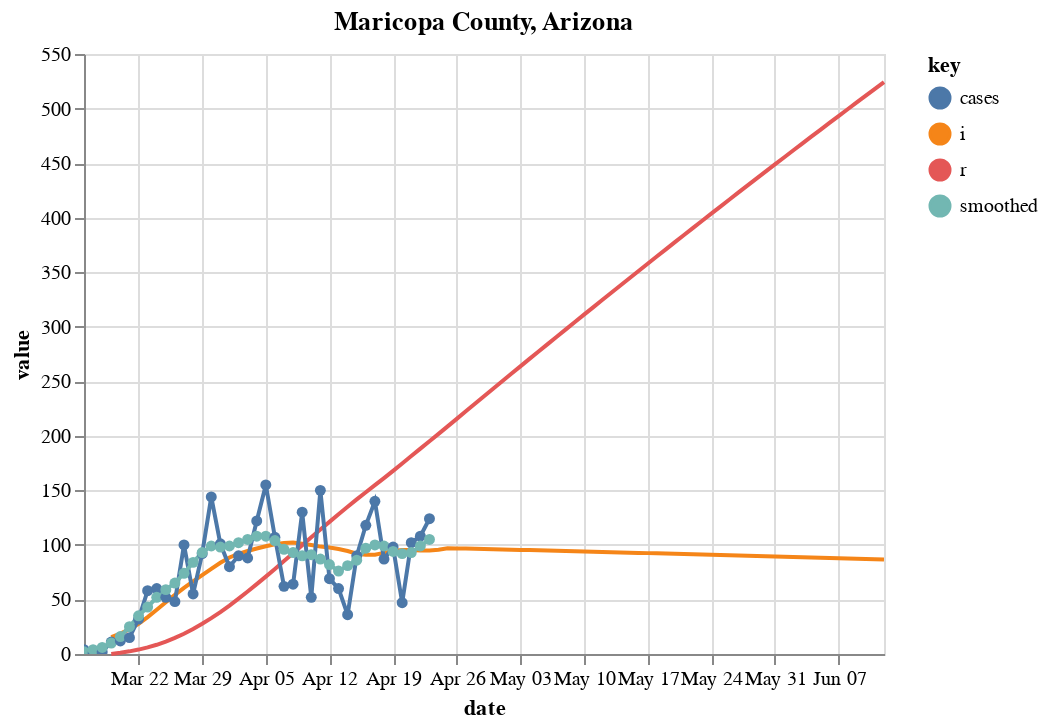

Notebook source saved alongside this figure:
### Markdown cell above
# Maricopa

### Code cell
fm = "prd_ets"
c = [county_state("Maricopa", "Arizona")]
sir_df = county_sir(c, horizon=50, forecast_method=fm, fudge_factor=1.4)

# Plot forecast
fig, axes = plt.subplots(nrows=1, ncols=1, figsize=(1200/72,400/72))
fig.set_facecolor('w')
plot_rt_fc(sir_df, axes, c, forecast_method=fm)
plot_actuals_sir(sir_df, str(c[0].county + " County, " + c[0].state))

### Figure 1 — Vega-Lite specification as saved in the notebook (floating-point values rounded to 4 significant figures)
{"config": {"view": {"continuousWidth": 400, "continuousHeight": 300}}, "layer": [{"mark": "line", "encoding": {"color": {"type": "nominal", "field": "key"}, "x": {"type": "temporal", "field": "date"}, "y": {"type": "quantitative", "field": "value"}}, "title": "Maricopa County, Arizona", "transform": [{"fold": ["i", "r"]}]}, {"mark": {"type": "line", "clip": true, "point": true}, "encoding": {"color": {"type": "nominal", "field": "key"}, "x": {"type": "temporal", "field": "date"}, "y": {"type": "quantitative", "field": "value"}}, "title": "Maricopa County, Arizona", "transform": [{"fold": ["cases", "smoothed"]}]}], "data": {"name": "data-26f1e2b750a454ef590bcda5761712a9"}, "$schema": "https://vega.github.io/schema/vega-lite/v4.8.1.json", "datasets": {"data-26f1e2b750a454ef590bcda5761712a9": [{"date_str": "2020-03-16", "ML": 3.0, "Low_75": 1.3, "High_75": 5.44, "cases": 4.0, "smoothed": 2.0, "date": "2020-03-16T00:00:00", "fcst": 0.0, "prd_lin": 3.1, "prd_spln": 34.51, "prd_ets": null, "prd_loess": 5.432, "s": null, "i": null, "r": null, "b": null}, {"date_str": "2020-03-17", "ML": 3.59, "Low_75": 1.78, "High_75": 5.85, "cases": 1.0, "smoothed": 4.0, "date": "2020-03-17T00:00:00", "fcst": 0.0, "prd_lin": 3.028, "prd_spln": 16.63, "prd_ets": null, "prd_loess": 5.089, "s": null, "i": null, "r": null, "b": null}, {"date_str": "2020-03-18", "ML": 3.67, "Low_75": 2.03, "High_75": 5.46, "cases": 2.0, "smoothed": 6.0, "date": "2020-03-18T00:00:00", "fcst": 0.0, "prd_lin": 2.956, "prd_spln": 10.71, "prd_ets": null, "prd_loess": 4.76, "s": null, "i": null, "r": null, "b": null}, {"date_str": "2020-03-19", "ML": 3.98, "Low_75": 2.45, "High_75": 5.42, "cases": 11.0, "smoothed": 10.0, "date": "2020-03-19T00:00:00", "fcst": 0.0, "prd_lin": 2.884, "prd_spln": 7.756, "prd_ets": null, "prd_loess": 4.443, "s": 4485000.0, "i": 15.4, "r": 0.0, "b": 6.338e-08}, {"date_str": "2020-03-20", "ML": 4.1, "Low_75": 2.81, "High_75": 5.26, "cases": 12.0, "smoothed": 16.0, "date": "2020-03-20T00:00:00", "fcst": 0.0, "prd_lin": 2.812, "prd_spln": 5.989, "prd_ets": null, "prd_loess": 4.14, "s": 4485000.0, "i": 18.68, "r": 1.1, "b": 6.338e-08}, {"date_str": "2020-03-21", "ML": 4.11, "Low_75": 3.07, "High_75": 5.06, "cases": 15.0, "smoothed": 25.0, "date": "2020-03-21T00:00:00", "fcst": 0.0, "prd_lin": 2.74, "prd_spln": 4.813, "prd_ets": 4.091, "prd_loess": 3.85, "s": 4485000.0, "i": 22.65, "r": 2.434, "b": 6.529e-08}, {"date_str": "2020-03-22", "ML": 3.82, "Low_75": 2.94, "High_75": 4.58, "cases": 32.0, "smoothed": 35.0, "date": "2020-03-22T00:00:00", "fcst": 0.0, "prd_lin": 2.668, "prd_spln": 3.978, "prd_ets": 3.67, "prd_loess": 3.572, "s": 4485000.0, "i": 27.67, "r": 4.052, "b": 6.545e-08}, {"date_str": "2020-03-23", "ML": 3.34, "Low_75": 2.6, "High_75": 4.0, "cases": 58.0, "smoothed": 43.0, "date": "2020-03-23T00:00:00", "fcst": 0.0, "prd_lin": 2.596, "prd_spln": 3.361, "prd_ets": 3.436, "prd_loess": 3.308, "s": 4485000.0, "i": 33.82, "r": 6.029, "b": 6.083e-08}, {"date_str": "2020-03-24", "ML": 3.01, "Low_75": 2.31, "High_75": 3.56, "cases": 60.0, "smoothed": 52.0, "date": "2020-03-24T00:00:00", "fcst": 0.0, "prd_lin": 2.524, "prd_spln": 2.895, "prd_ets": 3.006, "prd_loess": 3.057, "s": 4485000.0, "i": 40.63, "r": 8.444, "b": 5.319e-08}, {"date_str": "2020-03-25", "ML": 2.65, "Low_75": 2.03, "High_75": 3.17, "cases": 52.0, "smoothed": 59.0, "date": "2020-03-25T00:00:00", "fcst": 0.0, "prd_lin": 2.452, "prd_spln": 2.533, "prd_ets": 2.718, "prd_loess": 2.819, "s": 4485000.0, "i": 47.42, "r": 11.35, "b": 4.793e-08}, {"date_str": "2020-03-26", "ML": 2.36, "Low_75": 1.77, "High_75": 2.84, "cases": 48.0, "smoothed": 65.0, "date": "2020-03-26T00:00:00", "fcst": 0.0, "prd_lin": 2.38, "prd_spln": 2.248, "prd_ets": 2.395, "prd_loess": 2.595, "s": 4485000.0, "i": 54.23, "r": 14.73, "b": 4.22e-08}, {"date_str": "2020-03-27", "ML": 2.22, "Low_75": 1.65, "High_75": 2.67, "cases": 100.0, "smoothed": 74.0, "date": "2020-03-27T00:00:00", "fcst": 0.0, "prd_lin": 2.308, "prd_spln": 2.019, "prd_ets": 2.138, "prd_loess": 2.383, "s": 4485000.0, "i": 60.62, "r": 18.61, "b": 3.758e-08}, {"date_str": "2020-03-28", "ML": 2.12, "Low_75": 1.59, "High_75": 2.56, "cases": 55.0, "smoothed": 84.0, "date": "2020-03-28T00:00:00", "fcst": 0.0, "prd_lin": 2.236, "prd_spln": 1.834, "prd_ets": 2.026, "prd_loess": 2.184, "s": 4485000.0, "i": 66.51, "r": 22.94, "b": 3.535e-08}, {"date_str": "2020-03-29", "ML": 1.99, "Low_75": 1.5, "High_75": 2.43, "cases": 92.0, "smoothed": 93.0, "date": "2020-03-29T00:00:00", "fcst": 0.0, "prd_lin": 2.164, "prd_spln": 1.682, "prd_ets": 1.951, "prd_loess": 1.998, "s": 4485000.0, "i": 72.3, "r": 27.69, "b": 3.376e-08}, {"date_str": "2020-03-30", "ML": 1.81, "Low_75": 1.35, "High_75": 2.25, "cases": 144.0, "smoothed": 99.0, "date": "2020-03-30T00:00:00", "fcst": 0.0, "prd_lin": 2.092, "prd_spln": 1.556, "prd_ets": 1.842, "prd_loess": 1.826, "s": 4485000.0, "i": 78.09, "r": 32.85, "b": 3.169e-08}, {"date_str": "2020-03-31", "ML": 1.54, "Low_75": 1.04, "High_75": 1.93, "cases": 101.0, "smoothed": 98.0, "date": "2020-03-31T00:00:00", "fcst": 0.0, "prd_lin": 2.02, "prd_spln": 1.452, "prd_ets": 1.681, "prd_loess": 1.666, "s": 4485000.0, "i": 83.61, "r": 38.43, "b": 2.882e-08}, {"date_str": "2020-04-01", "ML": 1.39, "Low_75": 0.94, "High_75": 1.82, "cases": 80.0, "smoothed": 99.0, "date": "2020-04-01T00:00:00", "fcst": 0.0, "prd_lin": 1.948, "prd_spln": 1.365, "prd_ets": 1.428, "prd_loess": 1.521, "s": 4485000.0, "i": 88.45, "r": 44.4, "b": 2.452e-08}, {"date_str": "2020-04-02", "ML": 1.34, "Low_75": 0.86, "High_75": 1.74, "cases": 90.0, "smoothed": 102.0, "date": "2020-04-02T00:00:00", "fcst": 0.0, "prd_lin": 1.876, "prd_spln": 1.293, "prd_ets": 1.292, "prd_loess": 1.388, "s": 4485000.0, "i": 91.86, "r": 50.72, "b": 2.214e-08}, {"date_str": "2020-04-03", "ML": 1.29, "Low_75": 0.8, "High_75": 1.68, "cases": 88.0, "smoothed": 105.0, "date": "2020-04-03T00:00:00", "fcst": 0.0, "prd_lin": 1.804, "prd_spln": 1.232, "prd_ets": 1.255, "prd_loess": 1.27, "s": 4485000.0, "i": 94.42, "r": 57.28, "b": 2.134e-08}, {"date_str": "2020-04-04", "ML": 1.26, "Low_75": 0.79, "High_75": 1.66, "cases": 122.0, "smoothed": 108.0, "date": "2020-04-04T00:00:00", "fcst": 0.0, "prd_lin": 1.732, "prd_spln": 1.181, "prd_ets": 1.215, "prd_loess": 1.166, "s": 4485000.0, "i": 96.71, "r": 64.02, "b": 2.054e-08}, {"date_str": "2020-04-05", "ML": 1.18, "Low_75": 0.69, "High_75": 1.56, "cases": 155.0, "smoothed": 108.0, "date": "2020-04-05T00:00:00", "fcst": 0.0, "prd_lin": 1.66, "prd_spln": 1.14, "prd_ets": 1.195, "prd_loess": 1.077, "s": 4485000.0, "i": 98.71, "r": 70.93, "b": 2.007e-08}, {"date_str": "2020-04-06", "ML": 1.04, "Low_75": 0.56, "High_75": 1.43, "cases": 107.0, "smoothed": 104.0, "date": "2020-04-06T00:00:00", "fcst": 0.0, "prd_lin": 1.588, "prd_spln": 1.105, "prd_ets": 1.123, "prd_loess": 1.003, "s": 4485000.0, "i": 100.5, "r": 77.98, "b": 1.879e-08}, {"date_str": "2020-04-07", "ML": 0.86, "Low_75": 0.38, "High_75": 1.25, "cases": 62.0, "smoothed": 96.0, "date": "2020-04-07T00:00:00", "fcst": 0.0, "prd_lin": 1.516, "prd_spln": 1.077, "prd_ets": 0.9907, "prd_loess": 0.9442, "s": 4485000.0, "i": 101.8, "r": 85.16, "b": 1.656e-08}, {"date_str": "2020-04-08", "ML": 0.83, "Low_75": 0.35, "High_75": 1.23, "cases": 64.0, "smoothed": 93.0, "date": "2020-04-08T00:00:00", "fcst": 0.0, "prd_lin": 1.444, "prd_spln": 1.054, "prd_ets": 0.8171, "prd_loess": 0.8946, "s": 4485000.0, "i": 102.1, "r": 92.44, "b": 1.37e-08}, {"date_str": "2020-04-09", "ML": 0.8, "Low_75": 0.31, "High_75": 1.2, "cases": 130.0, "smoothed": 90.0, "date": "2020-04-09T00:00:00", "fcst": 0.0, "prd_lin": 1.372, "prd_spln": 1.036, "prd_ets": 0.7923, "prd_loess": 0.8533, "s": 4485000.0, "i": 101.1, "r": 99.73, "b": 1.322e-08}, {"date_str": "2020-04-10", "ML": 0.87, "Low_75": 0.36, "High_75": 1.27, "cases": 52.0, "smoothed": 91.0, "date": "2020-04-10T00:00:00", "fcst": 0.0, "prd_lin": 1.3, "prd_spln": 1.022, "prd_ets": 0.7672, "prd_loess": 0.8214, "s": 4485000.0, "i": 99.88, "r": 107.0, "b": 1.274e-08}, {"date_str": "2020-04-11", "ML": 0.81, "Low_75": 0.33, "High_75": 1.23, "cases": 150.0, "smoothed": 87.0, "date": "2020-04-11T00:00:00", "fcst": 0.0, "prd_lin": 1.228, "prd_spln": 1.01, "prd_ets": 0.8412, "prd_loess": 0.7993, "s": 4485000.0, "i": 98.45, "r": 114.1, "b": 1.386e-08}, {"date_str": "2020-04-12", "ML": 0.73, "Low_75": 0.26, "High_75": 1.15, "cases": 69.0, "smoothed": 82.0, "date": "2020-04-12T00:00:00", "fcst": 0.0, "prd_lin": 1.156, "prd_spln": 1.001, "prd_ets": 0.7851, "prd_loess": 0.7875, "s": 4485000.0, "i": 97.54, "r": 121.1, "b": 1.29e-08}, {"date_str": "2020-04-13", "ML": 0.64, "Low_75": 0.17, "High_75": 1.04, "cases": 60.0, "smoothed": 76.0, "date": "2020-04-13T00:00:00", "fcst": 0.0, "prd_lin": 1.084, "prd_spln": 0.9936, "prd_ets": 0.7083, "prd_loess": 0.7862, "s": 4485000.0, "i": 96.21, "r": 128.1, "b": 1.163e-08}, {"date_str": "2020-04-14", "ML": 0.85, "Low_75": 0.33, "High_75": 1.27, "cases": 36.0, "smoothed": 81.0, "date": "2020-04-14T00:00:00", "fcst": 0.0, "prd_lin": 1.012, "prd_spln": 0.988, "prd_ets": 0.6211, "prd_loess": 0.7957, "s": 4485000.0, "i": 94.36, "r": 135.0, "b": 1.019e-08}, {"date_str": "2020-04-15", "ML": 1.01, "Low_75": 0.51, "High_75": 1.46, "cases": 90.0, "smoothed": 86.0, "date": "2020-04-15T00:00:00", "fcst": 0.0, "prd_lin": 0.9403, "prd_spln": 0.9838, "prd_ets": 0.833, "prd_loess": 0.816, "s": 4485000.0, "i": 91.93, "r": 141.7, "b": 1.354e-08}, {"date_str": "2020-04-16", "ML": 1.26, "Low_75": 0.74, "High_75": 1.68, "cases": 118.0, "smoothed": 97.0, "date": "2020-04-16T00:00:00", "fcst": 0.0, "prd_lin": 0.8683, "prd_spln": 0.9805, "prd_ets": 0.9953, "prd_loess": 0.8474, "s": 4485000.0, "i": 90.95, "r": 148.3, "b": 1.608e-08}, {"date_str": "2020-04-17", "ML": 1.25, "Low_75": 0.76, "High_75": 1.67, "cases": 140.0, "smoothed": 100.0, "date": "2020-04-17T00:00:00", "fcst": 0.0, "prd_lin": 0.7963, "prd_spln": 0.9781, "prd_ets": 1.247, "prd_loess": 0.8899, "s": 4485000.0, "i": 91.01, "r": 154.8, "b": 2.007e-08}, {"date_str": "2020-04-18", "ML": 1.15, "Low_75": 0.65, "High_75": 1.55, "cases": 87.0, "smoothed": 99.0, "date": "2020-04-18T00:00:00", "fcst": 0.0, "prd_lin": 0.7244, "prd_spln": 0.9764, "prd_ets": 1.239, "prd_loess": 0.9435, "s": 4485000.0, "i": 92.7, "r": 161.3, "b": 1.991e-08}, {"date_str": "2020-04-19", "ML": 0.99, "Low_75": 0.48, "High_75": 1.38, "cases": 98.0, "smoothed": 94.0, "date": "2020-04-19T00:00:00", "fcst": 0.0, "prd_lin": 0.6524, "prd_spln": 0.9752, "prd_ets": 1.141, "prd_loess": 1.008, "s": 4485000.0, "i": 94.36, "r": 167.9, "b": 1.831e-08}, {"date_str": "2020-04-20", "ML": 0.95, "Low_75": 0.46, "High_75": 1.36, "cases": 47.0, "smoothed": 92.0, "date": "2020-04-20T00:00:00", "fcst": 0.0, "prd_lin": 0.5804, "prd_spln": 0.9743, "prd_ets": 0.9819, "prd_loess": 1.084, "s": 4485000.0, "i": 95.37, "r": 174.6, "b": 1.577e-08}, {"date_str": "2020-04-21", "ML": 0.98, "Low_75": 0.47, "High_75": 1.38, "cases": 102.0, "smoothed": 93.0, "date": "2020-04-21T00:00:00", "fcst": 0.0, "prd_lin": 0.5084, "prd_spln": 0.9737, "prd_ets": 0.9428, "prd_loess": 1.171, "s": 4485000.0, "i": 95.3, "r": 181.4, "b": 1.513e-08}, {"date_str": "2020-04-22", "ML": 1.11, "Low_75": 0.61, "High_75": 1.52, "cases": 108.0, "smoothed": 99.0, "date": "2020-04-22T00:00:00", "fcst": 0.0, "prd_lin": 0.4365, "prd_spln": 0.9733, "prd_ets": 0.9736, "prd_loess": 1.268, "s": 4485000.0, "i": 94.96, "r": 188.2, "b": 1.561e-08}, {"date_str": "2020-04-23", "ML": 1.21, "Low_75": 0.7, "High_75": 1.6, "cases": 124.0, "smoothed": 105.0, "date": "2020-04-23T00:00:00", "fcst": 0.0, "prd_lin": 0.2096, "prd_spln": 0.9729, "prd_ets": 1.104, "prd_loess": 1.377, "s": 4485000.0, "i": 94.83, "r": 195.0, "b": 1.768e-08}, {"date_str": "2020-04-24", "ML": null, "Low_75": null, "High_75": null, "cases": null, "smoothed": null, "date": "2020-04-24T00:00:00", "fcst": 1.0, "prd_lin": 0.1915, "prd_spln": 0.9726, "prd_ets": 1.205, "prd_loess": 1.497, "s": 4485000.0, "i": 95.57, "r": 201.8, "b": 1.927e-08}, {"date_str": "2020-04-25", "ML": null, "Low_75": null, "High_75": null, "cases": null, "smoothed": null, "date": "2020-04-25T00:00:00", "fcst": 1.0, "prd_lin": 0.1735, "prd_spln": 0.9722, "prd_ets": 1.201, "prd_loess": 1.627, "s": 4485000.0, "i": 97.0, "r": 208.6, "b": 1.549e-08}, {"date_str": "2020-04-26", "ML": null, "Low_75": null, "High_75": null, "cases": null, "smoothed": null, "date": "2020-04-26T00:00:00", "fcst": 1.0, "prd_lin": 0.1557, "prd_spln": 0.9719, "prd_ets": 1.197, "prd_loess": 1.769, "s": 4485000.0, "i": 96.81, "r": 215.6, "b": 1.548e-08}, {"date_str": "2020-04-27", "ML": null, "Low_75": null, "High_75": null, "cases": null, "smoothed": null, "date": "2020-04-27T00:00:00", "fcst": 1.0, "prd_lin": 0.1381, "prd_spln": 0.9716, "prd_ets": 1.194, "prd_loess": 1.922, "s": 4485000.0, "i": 96.62, "r": 222.5, "b": 1.548e-08}, {"date_str": "2020-04-28", "ML": null, "Low_75": null, "High_75": null, "cases": null, "smoothed": null, "date": "2020-04-28T00:00:00", "fcst": 1.0, "prd_lin": 0.121, "prd_spln": 0.9713, "prd_ets": 1.191, "prd_loess": 2.086, "s": 4485000.0, "i": 96.43, "r": 229.4, "b": 1.547e-08}, {"date_str": "2020-04-29", "ML": null, "Low_75": null, "High_75": null, "cases": null, "smoothed": null, "date": "2020-04-29T00:00:00", "fcst": 1.0, "prd_lin": 0.1043, "prd_spln": 0.971, "prd_ets": 1.189, "prd_loess": 2.261, "s": 4485000.0, "i": 96.23, "r": 236.3, "b": 1.547e-08}, {"date_str": "2020-04-30", "ML": null, "Low_75": null, "High_75": null, "cases": null, "smoothed": null, "date": "2020-04-30T00:00:00", "fcst": 1.0, "prd_lin": 0.08828, "prd_spln": 0.9707, "prd_ets": 1.187, "prd_loess": 2.447, "s": 4485000.0, "i": 96.03, "r": 243.1, "b": 1.546e-08}, {"date_str": "2020-05-01", "ML": null, "Low_75": null, "High_75": null, "cases": null, "smoothed": null, "date": "2020-05-01T00:00:00", "fcst": 1.0, "prd_lin": 0.07292, "prd_spln": 0.9704, "prd_ets": 1.185, "prd_loess": 2.644, "s": 4485000.0, "i": 95.84, "r": 250.0, "b": 1.546e-08}, {"date_str": "2020-05-02", "ML": null, "Low_75": null, "High_75": null, "cases": null, "smoothed": null, "date": "2020-05-02T00:00:00", "fcst": 1.0, "prd_lin": 0.05834, "prd_spln": 0.9701, "prd_ets": 1.183, "prd_loess": 2.852, "s": 4485000.0, "i": 95.64, "r": 256.8, "b": 1.545e-08}, {"date_str": "2020-05-03", "ML": null, "Low_75": null, "High_75": null, "cases": null, "smoothed": null, "date": "2020-05-03T00:00:00", "fcst": 1.0, "prd_lin": 0.04465, "prd_spln": 0.9699, "prd_ets": 1.182, "prd_loess": 3.072, "s": 4485000.0, "i": 95.43, "r": 263.7, "b": 1.545e-08}, {"date_str": "2020-05-04", "ML": null, "Low_75": null, "High_75": null, "cases": null, "smoothed": null, "date": "2020-05-04T00:00:00", "fcst": 1.0, "prd_lin": 0.03195, "prd_spln": 0.9696, "prd_ets": 1.18, "prd_loess": 3.303, "s": 4485000.0, "i": 95.23, "r": 270.5, "b": 1.545e-08}, {"date_str": "2020-05-05", "ML": null, "Low_75": null, "High_75": null, "cases": null, "smoothed": null, "date": "2020-05-05T00:00:00", "fcst": 1.0, "prd_lin": 0.02034, "prd_spln": 0.9693, "prd_ets": 1.179, "prd_loess": 3.545, "s": 4485000.0, "i": 95.02, "r": 277.3, "b": 1.544e-08}, {"date_str": "2020-05-06", "ML": null, "Low_75": null, "High_75": null, "cases": null, "smoothed": null, "date": "2020-05-06T00:00:00", "fcst": 1.0, "prd_lin": 0.009906, "prd_spln": 0.9691, "prd_ets": 1.178, "prd_loess": 3.798, "s": 4485000.0, "i": 94.82, "r": 284.1, "b": 1.544e-08}, {"date_str": "2020-05-07", "ML": null, "Low_75": null, "High_75": null, "cases": null, "smoothed": null, "date": "2020-05-07T00:00:00", "fcst": 1.0, "prd_lin": 0.0007571, "prd_spln": 0.9688, "prd_ets": 1.178, "prd_loess": 4.063, "s": 4485000.0, "i": 94.61, "r": 290.9, "b": 1.543e-08}, {"date_str": "2020-05-08", "ML": null, "Low_75": null, "High_75": null, "cases": null, "smoothed": null, "date": "2020-05-08T00:00:00", "fcst": 1.0, "prd_lin": -0.007011, "prd_spln": 0.9686, "prd_ets": 1.177, "prd_loess": 4.339, "s": 4485000.0, "i": 94.4, "r": 297.6, "b": 1.543e-08}, {"date_str": "2020-05-09", "ML": null, "Low_75": null, "High_75": null, "cases": null, "smoothed": null, "date": "2020-05-09T00:00:00", "fcst": 1.0, "prd_lin": -0.0133, "prd_spln": 0.9683, "prd_ets": 1.176, "prd_loess": 4.626, "s": 4485000.0, "i": 94.19, "r": 304.4, "b": 1.543e-08}, {"date_str": "2020-05-10", "ML": null, "Low_75": null, "High_75": null, "cases": null, "smoothed": null, "date": "2020-05-10T00:00:00", "fcst": 1.0, "prd_lin": -0.01801, "prd_spln": 0.9681, "prd_ets": 1.176, "prd_loess": 4.924, "s": 4485000.0, "i": 93.98, "r": 311.1, "b": 1.542e-08}, {"date_str": "2020-05-11", "ML": null, "Low_75": null, "High_75": null, "cases": null, "smoothed": null, "date": "2020-05-11T00:00:00", "fcst": 1.0, "prd_lin": -0.02114, "prd_spln": 0.9678, "prd_ets": 1.175, "prd_loess": 5.234, "s": 4485000.0, "i": 93.77, "r": 317.8, "b": 1.542e-08}, {"date_str": "2020-05-12", "ML": null, "Low_75": null, "High_75": null, "cases": null, "smoothed": null, "date": "2020-05-12T00:00:00", "fcst": 1.0, "prd_lin": -0.02282, "prd_spln": 0.9676, "prd_ets": 1.175, "prd_loess": 5.556, "s": 4485000.0, "i": 93.55, "r": 324.5, "b": 1.541e-08}, {"date_str": "2020-05-13", "ML": null, "Low_75": null, "High_75": null, "cases": null, "smoothed": null, "date": "2020-05-13T00:00:00", "fcst": 1.0, "prd_lin": -0.0232, "prd_spln": 0.9674, "prd_ets": 1.174, "prd_loess": 5.889, "s": 4485000.0, "i": 93.34, "r": 331.2, "b": 1.541e-08}, {"date_str": "2020-05-14", "ML": null, "Low_75": null, "High_75": null, "cases": null, "smoothed": null, "date": "2020-05-14T00:00:00", "fcst": 1.0, "prd_lin": -0.02243, "prd_spln": 0.9672, "prd_ets": 1.174, "prd_loess": 6.233, "s": 4485000.0, "i": 93.12, "r": 337.8, "b": 1.541e-08}, {"date_str": "2020-05-15", "ML": null, "Low_75": null, "High_75": null, "cases": null, "smoothed": null, "date": "2020-05-15T00:00:00", "fcst": 1.0, "prd_lin": -0.02065, "prd_spln": 0.9669, "prd_ets": 1.174, "prd_loess": 6.589, "s": 4485000.0, "i": 92.91, "r": 344.5, "b": 1.54e-08}, {"date_str": "2020-05-16", "ML": null, "Low_75": null, "High_75": null, "cases": null, "smoothed": null, "date": "2020-05-16T00:00:00", "fcst": 1.0, "prd_lin": -0.01801, "prd_spln": 0.9667, "prd_ets": 1.174, "prd_loess": 6.956, "s": 4485000.0, "i": 92.69, "r": 351.1, "b": 1.54e-08}, {"date_str": "2020-05-17", "ML": null, "Low_75": null, "High_75": null, "cases": null, "smoothed": null, "date": "2020-05-17T00:00:00", "fcst": 1.0, "prd_lin": -0.01467, "prd_spln": 0.9665, "prd_ets": 1.173, "prd_loess": 7.335, "s": 4485000.0, "i": 92.47, "r": 357.7, "b": 1.54e-08}, {"date_str": "2020-05-18", "ML": null, "Low_75": null, "High_75": null, "cases": null, "smoothed": null, "date": "2020-05-18T00:00:00", "fcst": 1.0, "prd_lin": -0.01076, "prd_spln": 0.9663, "prd_ets": 1.173, "prd_loess": 7.725, "s": 4485000.0, "i": 92.25, "r": 364.4, "b": 1.539e-08}, {"date_str": "2020-05-19", "ML": null, "Low_75": null, "High_75": null, "cases": null, "smoothed": null, "date": "2020-05-19T00:00:00", "fcst": 1.0, "prd_lin": -0.006443, "prd_spln": 0.9661, "prd_ets": 1.173, "prd_loess": 8.127, "s": 4485000.0, "i": 92.03, "r": 370.9, "b": 1.539e-08}, {"date_str": "2020-05-20", "ML": null, "Low_75": null, "High_75": null, "cases": null, "smoothed": null, "date": "2020-05-20T00:00:00", "fcst": 1.0, "prd_lin": -0.001854, "prd_spln": 0.9659, "prd_ets": 1.173, "prd_loess": 8.54, "s": 4485000.0, "i": 91.81, "r": 377.5, "b": 1.539e-08}, {"date_str": "2020-05-21", "ML": null, "Low_75": null, "High_75": null, "cases": null, "smoothed": null, "date": "2020-05-21T00:00:00", "fcst": 1.0, "prd_lin": 0.002854, "prd_spln": 0.9657, "prd_ets": 1.173, "prd_loess": 8.965, "s": 4485000.0, "i": 91.59, "r": 384.1, "b": 1.538e-08}, {"date_str": "2020-05-22", "ML": null, "Low_75": null, "High_75": null, "cases": null, "smoothed": null, "date": "2020-05-22T00:00:00", "fcst": 1.0, "prd_lin": 0.007534, "prd_spln": 0.9655, "prd_ets": 1.173, "prd_loess": 9.401, "s": 4485000.0, "i": 91.36, "r": 390.6, "b": 1.538e-08}, {"date_str": "2020-05-23", "ML": null, "Low_75": null, "High_75": null, "cases": null, "smoothed": null, "date": "2020-05-23T00:00:00", "fcst": 1.0, "prd_lin": 0.01204, "prd_spln": 0.9653, "prd_ets": 1.173, "prd_loess": 9.849, "s": 4485000.0, "i": 91.14, "r": 397.1, "b": 1.538e-08}, {"date_str": "2020-05-24", "ML": null, "Low_75": null, "High_75": null, "cases": null, "smoothed": null, "date": "2020-05-24T00:00:00", "fcst": 1.0, "prd_lin": 0.01622, "prd_spln": 0.9651, "prd_ets": 1.173, "prd_loess": 10.31, "s": 4485000.0, "i": 90.91, "r": 403.7, "b": 1.537e-08}, {"date_str": "2020-05-25", "ML": null, "Low_75": null, "High_75": null, "cases": null, "smoothed": null, "date": "2020-05-25T00:00:00", "fcst": 1.0, "prd_lin": 0.01993, "prd_spln": 0.9649, "prd_ets": 1.173, "prd_loess": 10.78, "s": 4485000.0, "i": 90.69, "r": 410.1, "b": 1.537e-08}, {"date_str": "2020-05-26", "ML": null, "Low_75": null, "High_75": null, "cases": null, "smoothed": null, "date": "2020-05-26T00:00:00", "fcst": 1.0, "prd_lin": 0.02303, "prd_spln": 0.9647, "prd_ets": 1.172, "prd_loess": 11.26, "s": 4485000.0, "i": 90.46, "r": 416.6, "b": 1.537e-08}, {"date_str": "2020-05-27", "ML": null, "Low_75": null, "High_75": null, "cases": null, "smoothed": null, "date": "2020-05-27T00:00:00", "fcst": 1.0, "prd_lin": 0.02536, "prd_spln": 0.9646, "prd_ets": 1.172, "prd_loess": 11.76, "s": 4485000.0, "i": 90.24, "r": 423.1, "b": 1.536e-08}, {"date_str": "2020-05-28", "ML": null, "Low_75": null, "High_75": null, "cases": null, "smoothed": null, "date": "2020-05-28T00:00:00", "fcst": 1.0, "prd_lin": 0.02692, "prd_spln": 0.9644, "prd_ets": 1.172, "prd_loess": 12.26, "s": 4485000.0, "i": 90.01, "r": 429.5, "b": 1.536e-08}, {"date_str": "2020-05-29", "ML": null, "Low_75": null, "High_75": null, "cases": null, "smoothed": null, "date": "2020-05-29T00:00:00", "fcst": 1.0, "prd_lin": 0.02774, "prd_spln": 0.9642, "prd_ets": 1.172, "prd_loess": 12.78, "s": 4485000.0, "i": 89.78, "r": 436.0, "b": 1.536e-08}, {"date_str": "2020-05-30", "ML": null, "Low_75": null, "High_75": null, "cases": null, "smoothed": null, "date": "2020-05-30T00:00:00", "fcst": 1.0, "prd_lin": 0.02788, "prd_spln": 0.964, "prd_ets": 1.172, "prd_loess": 13.31, "s": 4485000.0, "i": 89.55, "r": 442.4, "b": 1.536e-08}, {"date_str": "2020-05-31", "ML": null, "Low_75": null, "High_75": null, "cases": null, "smoothed": null, "date": "2020-05-31T00:00:00", "fcst": 1.0, "prd_lin": 0.02738, "prd_spln": 0.9638, "prd_ets": 1.172, "prd_loess": 13.85, "s": 4485000.0, "i": 89.32, "r": 448.8, "b": 1.535e-08}, {"date_str": "2020-06-01", "ML": null, "Low_75": null, "High_75": null, "cases": null, "smoothed": null, "date": "2020-06-01T00:00:00", "fcst": 1.0, "prd_lin": 0.0263, "prd_spln": 0.9637, "prd_ets": 1.172, "prd_loess": 14.4, "s": 4485000.0, "i": 89.09, "r": 455.1, "b": 1.535e-08}, {"date_str": "2020-06-02", "ML": null, "Low_75": null, "High_75": null, "cases": null, "smoothed": null, "date": "2020-06-02T00:00:00", "fcst": 1.0, "prd_lin": 0.02468, "prd_spln": 0.9635, "prd_ets": 1.172, "prd_loess": 14.97, "s": 4485000.0, "i": 88.86, "r": 461.5, "b": 1.535e-08}, {"date_str": "2020-06-03", "ML": null, "Low_75": null, "High_75": null, "cases": null, "smoothed": null, "date": "2020-06-03T00:00:00", "fcst": 1.0, "prd_lin": 0.02257, "prd_spln": 0.9633, "prd_ets": 1.172, "prd_loess": 15.54, "s": 4485000.0, "i": 88.63, "r": 467.9, "b": 1.535e-08}, {"date_str": "2020-06-04", "ML": null, "Low_75": null, "High_75": null, "cases": null, "smoothed": null, "date": "2020-06-04T00:00:00", "fcst": 1.0, "prd_lin": 0.02002, "prd_spln": 0.9632, "prd_ets": 1.172, "prd_loess": 16.13, "s": 4485000.0, "i": 88.4, "r": 474.2, "b": 1.534e-08}, {"date_str": "2020-06-05", "ML": null, "Low_75": null, "High_75": null, "cases": null, "smoothed": null, "date": "2020-06-05T00:00:00", "fcst": 1.0, "prd_lin": 0.01707, "prd_spln": 0.963, "prd_ets": 1.172, "prd_loess": 16.73, "s": 4485000.0, "i": 88.17, "r": 480.5, "b": 1.534e-08}, {"date_str": "2020-06-06", "ML": null, "Low_75": null, "High_75": null, "cases": null, "smoothed": null, "date": "2020-06-06T00:00:00", "fcst": 1.0, "prd_lin": 0.01379, "prd_spln": 0.9628, "prd_ets": 1.172, "prd_loess": 17.34, "s": 4485000.0, "i": 87.94, "r": 486.8, "b": 1.534e-08}, {"date_str": "2020-06-07", "ML": null, "Low_75": null, "High_75": null, "cases": null, "smoothed": null, "date": "2020-06-07T00:00:00", "fcst": 1.0, "prd_lin": 0.01021, "prd_spln": 0.9627, "prd_ets": 1.172, "prd_loess": 17.97, "s": 4485000.0, "i": 87.71, "r": 493.1, "b": 1.533e-08}, {"date_str": "2020-06-08", "ML": null, "Low_75": null, "High_75": null, "cases": null, "smoothed": null, "date": "2020-06-08T00:00:00", "fcst": 1.0, "prd_lin": 0.006391, "prd_spln": 0.9625, "prd_ets": 1.172, "prd_loess": 18.6, "s": 4485000.0, "i": 87.47, "r": 499.3, "b": 1.533e-08}, {"date_str": "2020-06-09", "ML": null, "Low_75": null, "High_75": null, "cases": null, "smoothed": null, "date": "2020-06-09T00:00:00", "fcst": 1.0, "prd_lin": 0.002374, "prd_spln": 0.9624, "prd_ets": 1.172, "prd_loess": 19.25, "s": 4485000.0, "i": 87.24, "r": 505.6, "b": 1.533e-08}, {"date_str": "2020-06-10", "ML": null, "Low_75": null, "High_75": null, "cases": null, "smoothed": null, "date": "2020-06-10T00:00:00", "fcst": 1.0, "prd_lin": -0.00179, "prd_spln": 0.9622, "prd_ets": 1.172, "prd_loess": 19.91, "s": 4485000.0, "i": 87.01, "r": 511.8, "b": 1.533e-08}, {"date_str": "2020-06-11", "ML": null, "Low_75": null, "High_75": null, "cases": null, "smoothed": null, "date": "2020-06-11T00:00:00", "fcst": 1.0, "prd_lin": -0.006052, "prd_spln": 0.9621, "prd_ets": 1.172, "prd_loess": 20.58, "s": 4485000.0, "i": 86.77, "r": 518.0, "b": 1.533e-08}, {"date_str": "2020-06-12", "ML": null, "Low_75": null, "High_75": null, "cases": null, "smoothed": null, "date": "2020-06-12T00:00:00", "fcst": 1.0, "prd_lin": -0.01036, "prd_spln": 0.9619, "prd_ets": 1.172, "prd_loess": 21.26, "s": 4485000.0, "i": 86.54, "r": 524.2, "b": 1.532e-08}]}}
